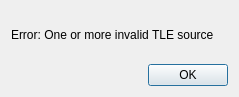
<?xml version="1.0" encoding="UTF-8"?>
<ui version="4.0">
 <class>Dialog</class>
 <widget class="QDialog" name="Dialog">
  <property name="geometry">
   <rect>
    <x>0</x>
    <y>0</y>
    <width>239</width>
    <height>97</height>
   </rect>
  </property>
  <property name="windowTitle">
   <string>Error</string>
  </property>
  <layout class="QGridLayout" name="gridLayout">
   <item row="1" column="1">
    <widget class="QPushButton" name="OKbutton">
     <property name="text">
      <string>OK</string>
     </property>
    </widget>
   </item>
   <item row="1" column="0">
    <spacer name="horizontalSpacer">
     <property name="orientation">
      <enum>Qt::Orientation::Horizontal</enum>
     </property>
     <property name="sizeHint" stdset="0">
      <size>
       <width>40</width>
       <height>20</height>
      </size>
     </property>
    </spacer>
   </item>
   <item row="0" column="0" colspan="2">
    <widget class="QLabel" name="label">
     <property name="text">
      <string>Error: One or more invalid TLE source</string>
     </property>
    </widget>
   </item>
  </layout>
 </widget>
 <resources/>
 <connections/>
</ui>
